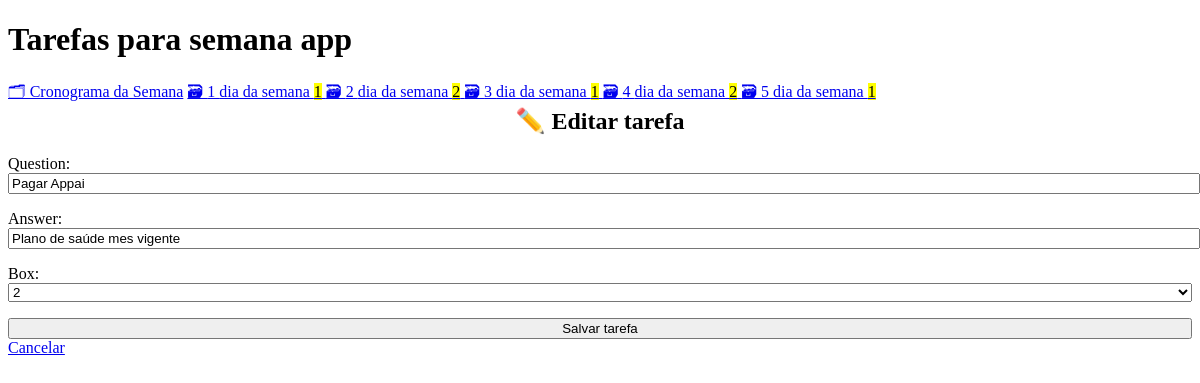
The page /edit/3 on the database its author committed.
### cards/models.py (models this page shows, shortened)
class Card(models.Model):
    question = models.CharField(max_length=100)
    answer = models.CharField(max_length=100)
    box = models.IntegerField(
        choices=zip(BOXES, BOXES),
        default=BOXES[0],
    )
    date_created = models.DateTimeField(auto_now_add=True)

### cards/views.py (the view)
class CardUpdateView(CardCreateView, UpdateView):
    success_url = reverse_lazy("card-list")

### cards/templatetags/cards_tags.py (called while the page is built)
@register.inclusion_tag("cards/box_links.html")
def boxes_as_links():
    boxes = []
    for box_num in BOXES:
        card_count = Card.objects.filter(box=box_num).count()
        boxes.append({
            "number": box_num,
            "card_count": card_count,
        })
    return {"boxes": boxes}

### cards/templates/cards/card_form.html (shortened to what this page needs)
{% extends "cards/base.html" %}
{% block content %}
    {% if card %}
        <h2>✏️ Editar tarefa</h2>
    {% else %}
        <h2>✨ Criar nova tarefa</h2>
    {% endif %}
    <form method="post">
        {{ form.as_p }}
        <input type="submit" value="Salvar tarefa">
    </form>
    <a href="{% url 'card-list' %}">
        Cancelar
    </a>
{% endblock %}

### cards/templates/cards/base.html (style rules this page uses)
:root { --accent: #00296e; --accent-bg: #FFF8DC; --bg: #dae585; --text:#00296e ; --text-light:#006a86 ; --border:#FFF8DC ; --code: #ffd162; --preformatted: #dae585; }
h2 { text-align: center; }
h2, h4 { margin-top: 0; }
input, select, textarea { width: 100%; }

### rows shown on the page
Card: question "Pagar Appai", answer "Plano de saúde mes vigente", box "2"

### other values the page prints
{{ box.number }} "1" "2" "3" "4" "5"
{{ box.card_count }} "1" "2" "1" "2" "1"
